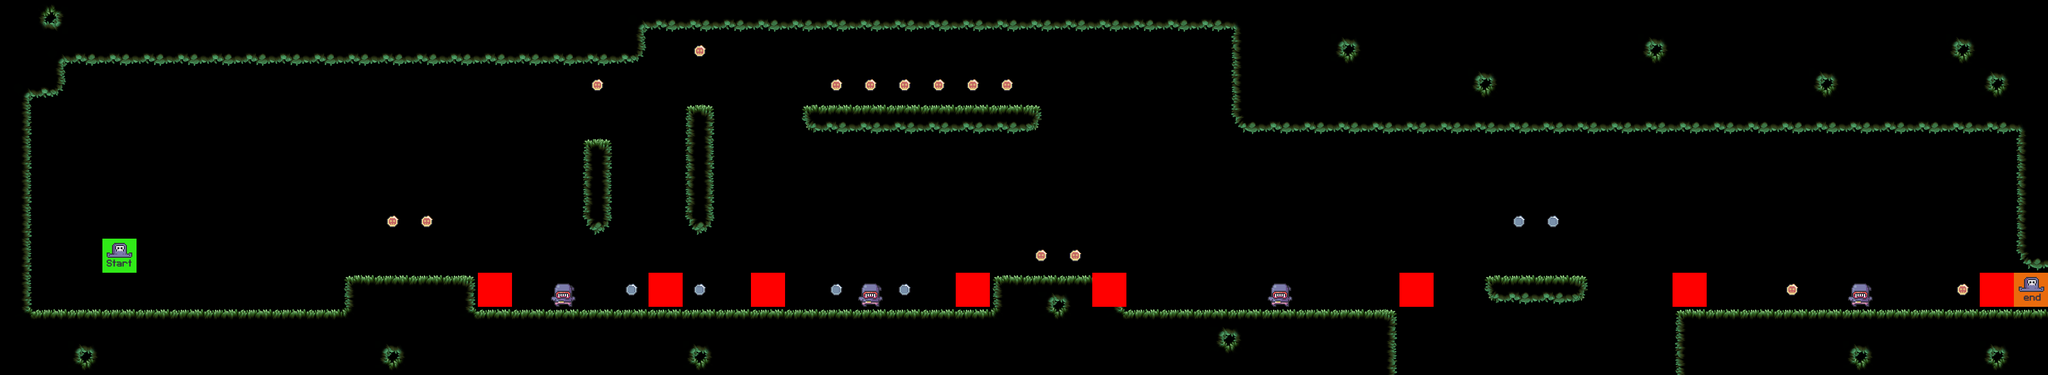

Rendered tile map (Tiled .tmx) drawn with the repository's tilesets; below, a short description and the full map source, tile grids included:
An orthogonal 60x11 tile map with 64x64 px tiles, 5 tile layers (terrain, coins, enemies, constraints, ...), 4 tilesets.

<map version="1.8" tiledversion="1.8.4" orientation="orthogonal" renderorder="right-down" width="60" height="11" tilewidth="64" tileheight="64" infinite="0" nextlayerid="6" nextobjectid="1">
 <editorsettings>
  <export target="../2/level2.csv" format="csv" />
 </editorsettings>
 <tileset firstgid="1" source="../tilesets/terrain.tsx" />
 <tileset firstgid="50" source="../tilesets/coins.tsx" />
 <tileset firstgid="52" source="../tilesets/enemy_tile.tsx" />
 <tileset firstgid="54" source="../tilesets/player_tiles.tsx" />
 <layer id="1" name="terrain" width="60" height="11">
  <data encoding="csv">
9,44,9,9,9,9,9,9,9,9,9,9,9,9,9,9,9,9,5,16,16,16,16,16,16,16,16,16,16,16,16,16,16,16,16,16,6,9,9,9,9,9,9,9,9,9,9,9,9,9,9,9,9,9,9,9,9,9,9,9,
9,5,16,16,16,16,16,16,16,16,16,16,16,16,16,16,16,16,17,0,0,0,0,0,0,0,0,0,0,0,0,0,0,0,0,0,8,9,9,43,9,9,9,9,9,9,9,9,43,9,9,9,9,9,9,9,9,43,9,9,
5,17,0,0,0,0,0,0,0,0,0,0,0,0,0,0,0,0,0,0,0,0,0,0,0,0,0,0,0,0,0,0,0,0,0,0,8,9,9,9,9,9,9,43,9,9,9,9,9,9,9,9,9,43,9,9,9,9,43,9,
10,0,0,0,0,0,0,0,0,0,0,0,0,0,0,0,0,0,0,0,4,0,0,22,23,23,23,23,23,23,24,0,0,0,0,0,15,16,16,16,16,16,16,16,16,16,16,16,16,16,16,16,16,16,16,16,16,16,16,6,
10,0,0,0,0,0,0,0,0,0,0,0,0,0,0,0,0,4,0,0,11,0,0,0,0,0,0,0,0,0,0,0,0,0,0,0,0,0,0,0,0,0,0,0,0,0,0,0,0,0,0,0,0,0,0,0,0,0,0,8,
10,0,0,0,0,0,0,0,0,0,0,0,0,0,0,0,0,11,0,0,11,0,0,0,0,0,0,0,0,0,0,0,0,0,0,0,0,0,0,0,0,0,0,0,0,0,0,0,0,0,0,0,0,0,0,0,0,0,0,8,
10,0,0,0,0,0,0,0,0,0,0,0,0,0,0,0,0,18,0,0,18,0,0,0,0,0,0,0,0,0,0,0,0,0,0,0,0,0,0,0,0,0,0,0,0,0,0,0,0,0,0,0,0,0,0,0,0,0,0,8,
10,0,0,0,0,0,0,0,0,0,0,0,0,0,0,0,0,0,0,0,0,0,0,0,0,0,0,0,0,0,0,0,0,0,0,0,0,0,0,0,0,0,0,0,0,0,0,0,0,0,0,0,0,0,0,0,0,0,0,15,
10,0,0,0,0,0,0,0,0,0,1,2,2,3,0,0,0,0,0,0,0,0,0,0,0,0,0,0,0,1,31,32,3,0,0,0,0,0,0,0,0,0,0,22,23,23,24,0,0,0,0,0,0,0,0,0,0,0,0,0,
12,2,2,2,2,2,2,2,2,2,13,9,9,12,2,2,2,2,2,2,2,2,2,2,2,2,2,2,2,13,12,13,12,2,2,31,32,2,2,2,3,0,0,0,0,0,0,0,0,1,2,2,2,2,2,2,2,2,2,2,
9,9,43,9,9,9,9,9,9,9,9,43,9,9,9,9,9,9,9,9,43,9,9,9,9,9,9,9,9,9,9,9,9,9,9,12,13,9,9,9,10,0,0,0,0,0,0,0,0,8,9,9,9,9,43,9,9,9,43,9
</data>
 </layer>
 <layer id="5" name="coins" width="60" height="11">
  <data encoding="csv">
0,0,0,0,0,0,0,0,0,0,0,0,0,0,0,0,0,0,0,0,0,0,0,0,0,0,0,0,0,0,0,0,0,0,0,0,0,0,0,0,0,0,0,0,0,0,0,0,0,0,0,0,0,0,0,0,0,0,0,0,
0,0,0,0,0,0,0,0,0,0,0,0,0,0,0,0,0,0,0,0,50,0,0,0,0,0,0,0,0,0,0,0,0,0,0,0,0,0,0,0,0,0,0,0,0,0,0,0,0,0,0,0,0,0,0,0,0,0,0,0,
0,0,0,0,0,0,0,0,0,0,0,0,0,0,0,0,0,50,0,0,0,0,0,0,50,50,50,50,50,50,0,0,0,0,0,0,0,0,0,0,0,0,0,0,0,0,0,0,0,0,0,0,0,0,0,0,0,0,0,0,
0,0,0,0,0,0,0,0,0,0,0,0,0,0,0,0,0,0,0,0,0,0,0,0,0,0,0,0,0,0,0,0,0,0,0,0,0,0,0,0,0,0,0,0,0,0,0,0,0,0,0,0,0,0,0,0,0,0,0,0,
0,0,0,0,0,0,0,0,0,0,0,0,0,0,0,0,0,0,0,0,0,0,0,0,0,0,0,0,0,0,0,0,0,0,0,0,0,0,0,0,0,0,0,0,0,0,0,0,0,0,0,0,0,0,0,0,0,0,0,0,
0,0,0,0,0,0,0,0,0,0,0,0,0,0,0,0,0,0,0,0,0,0,0,0,0,0,0,0,0,0,0,0,0,0,0,0,0,0,0,0,0,0,0,0,0,0,0,0,0,0,0,0,0,0,0,0,0,0,0,0,
0,0,0,0,0,0,0,0,0,0,0,50,50,0,0,0,0,0,0,0,0,0,0,0,0,0,0,0,0,0,0,0,0,0,0,0,0,0,0,0,0,0,0,0,51,51,0,0,0,0,0,0,0,0,0,0,0,0,0,0,
0,0,0,0,0,0,0,0,0,0,0,0,0,0,0,0,0,0,0,0,0,0,0,0,0,0,0,0,0,0,50,50,0,0,0,0,0,0,0,0,0,0,0,0,0,0,0,0,0,0,0,0,0,0,0,0,0,0,0,0,
0,0,0,0,0,0,0,0,0,0,0,0,0,0,0,0,51,0,51,0,51,0,51,0,51,0,51,0,0,0,0,0,0,0,0,0,0,0,0,0,0,0,0,0,0,0,0,0,0,0,0,0,50,0,0,0,0,50,0,0,
0,0,0,0,0,0,0,0,0,0,0,0,0,0,0,0,0,0,0,0,0,0,0,0,0,0,0,0,0,0,0,0,0,0,0,0,0,0,0,0,0,0,0,0,0,0,0,0,0,0,0,0,0,0,0,0,0,0,0,0,
0,0,0,0,0,0,0,0,0,0,0,0,0,0,0,0,0,0,0,0,0,0,0,0,0,0,0,0,0,0,0,0,0,0,0,0,0,0,0,0,0,0,0,0,0,0,0,0,0,0,0,0,0,0,0,0,0,0,0,0
</data>
 </layer>
 <layer id="4" name="enemies" width="60" height="11">
  <data encoding="csv">
0,0,0,0,0,0,0,0,0,0,0,0,0,0,0,0,0,0,0,0,0,0,0,0,0,0,0,0,0,0,0,0,0,0,0,0,0,0,0,0,0,0,0,0,0,0,0,0,0,0,0,0,0,0,0,0,0,0,0,0,
0,0,0,0,0,0,0,0,0,0,0,0,0,0,0,0,0,0,0,0,0,0,0,0,0,0,0,0,0,0,0,0,0,0,0,0,0,0,0,0,0,0,0,0,0,0,0,0,0,0,0,0,0,0,0,0,0,0,0,0,
0,0,0,0,0,0,0,0,0,0,0,0,0,0,0,0,0,0,0,0,0,0,0,0,0,0,0,0,0,0,0,0,0,0,0,0,0,0,0,0,0,0,0,0,0,0,0,0,0,0,0,0,0,0,0,0,0,0,0,0,
0,0,0,0,0,0,0,0,0,0,0,0,0,0,0,0,0,0,0,0,0,0,0,0,0,0,0,0,0,0,0,0,0,0,0,0,0,0,0,0,0,0,0,0,0,0,0,0,0,0,0,0,0,0,0,0,0,0,0,0,
0,0,0,0,0,0,0,0,0,0,0,0,0,0,0,0,0,0,0,0,0,0,0,0,0,0,0,0,0,0,0,0,0,0,0,0,0,0,0,0,0,0,0,0,0,0,0,0,0,0,0,0,0,0,0,0,0,0,0,0,
0,0,0,0,0,0,0,0,0,0,0,0,0,0,0,0,0,0,0,0,0,0,0,0,0,0,0,0,0,0,0,0,0,0,0,0,0,0,0,0,0,0,0,0,0,0,0,0,0,0,0,0,0,0,0,0,0,0,0,0,
0,0,0,0,0,0,0,0,0,0,0,0,0,0,0,0,0,0,0,0,0,0,0,0,0,0,0,0,0,0,0,0,0,0,0,0,0,0,0,0,0,0,0,0,0,0,0,0,0,0,0,0,0,0,0,0,0,0,0,0,
0,0,0,0,0,0,0,0,0,0,0,0,0,0,0,0,0,0,0,0,0,0,0,0,0,0,0,0,0,0,0,0,0,0,0,0,0,0,0,0,0,0,0,0,0,0,0,0,0,0,0,0,0,0,0,0,0,0,0,0,
0,0,0,0,0,0,0,0,0,0,0,0,0,0,0,0,52,0,0,0,0,0,0,0,0,52,0,0,0,0,0,0,0,0,0,0,0,52,0,0,0,0,0,0,0,0,0,0,0,0,0,0,0,0,52,0,0,0,0,0,
0,0,0,0,0,0,0,0,0,0,0,0,0,0,0,0,0,0,0,0,0,0,0,0,0,0,0,0,0,0,0,0,0,0,0,0,0,0,0,0,0,0,0,0,0,0,0,0,0,0,0,0,0,0,0,0,0,0,0,0,
0,0,0,0,0,0,0,0,0,0,0,0,0,0,0,0,0,0,0,0,0,0,0,0,0,0,0,0,0,0,0,0,0,0,0,0,0,0,0,0,0,0,0,0,0,0,0,0,0,0,0,0,0,0,0,0,0,0,0,0
</data>
 </layer>
 <layer id="3" name="constraints" width="60" height="11">
  <data encoding="csv">
0,0,0,0,0,0,0,0,0,0,0,0,0,0,0,0,0,0,0,0,0,0,0,0,0,0,0,0,0,0,0,0,0,0,0,0,0,0,0,0,0,0,0,0,0,0,0,0,0,0,0,0,0,0,0,0,0,0,0,0,
0,0,0,0,0,0,0,0,0,0,0,0,0,0,0,0,0,0,0,0,0,0,0,0,0,0,0,0,0,0,0,0,0,0,0,0,0,0,0,0,0,0,0,0,0,0,0,0,0,0,0,0,0,0,0,0,0,0,0,0,
0,0,0,0,0,0,0,0,0,0,0,0,0,0,0,0,0,0,0,0,0,0,0,0,0,0,0,0,0,0,0,0,0,0,0,0,0,0,0,0,0,0,0,0,0,0,0,0,0,0,0,0,0,0,0,0,0,0,0,0,
0,0,0,0,0,0,0,0,0,0,0,0,0,0,0,0,0,0,0,0,0,0,0,0,0,0,0,0,0,0,0,0,0,0,0,0,0,0,0,0,0,0,0,0,0,0,0,0,0,0,0,0,0,0,0,0,0,0,0,0,
0,0,0,0,0,0,0,0,0,0,0,0,0,0,0,0,0,0,0,0,0,0,0,0,0,0,0,0,0,0,0,0,0,0,0,0,0,0,0,0,0,0,0,0,0,0,0,0,0,0,0,0,0,0,0,0,0,0,0,0,
0,0,0,0,0,0,0,0,0,0,0,0,0,0,0,0,0,0,0,0,0,0,0,0,0,0,0,0,0,0,0,0,0,0,0,0,0,0,0,0,0,0,0,0,0,0,0,0,0,0,0,0,0,0,0,0,0,0,0,0,
0,0,0,0,0,0,0,0,0,0,0,0,0,0,0,0,0,0,0,0,0,0,0,0,0,0,0,0,0,0,0,0,0,0,0,0,0,0,0,0,0,0,0,0,0,0,0,0,0,0,0,0,0,0,0,0,0,0,0,0,
0,0,0,0,0,0,0,0,0,0,0,0,0,0,0,0,0,0,0,0,0,0,0,0,0,0,0,0,0,0,0,0,0,0,0,0,0,0,0,0,0,0,0,0,0,0,0,0,0,0,0,0,0,0,0,0,0,0,0,0,
0,0,0,0,0,0,0,0,0,0,0,0,0,0,53,0,0,0,0,53,0,0,53,0,0,0,0,0,53,0,0,0,53,0,0,0,0,0,0,0,0,53,0,0,0,0,0,0,0,53,0,0,0,0,0,0,0,0,53,0,
0,0,0,0,0,0,0,0,0,0,0,0,0,0,0,0,0,0,0,0,0,0,0,0,0,0,0,0,0,0,0,0,0,0,0,0,0,0,0,0,0,0,0,0,0,0,0,0,0,0,0,0,0,0,0,0,0,0,0,0,
0,0,0,0,0,0,0,0,0,0,0,0,0,0,0,0,0,0,0,0,0,0,0,0,0,0,0,0,0,0,0,0,0,0,0,0,0,0,0,0,0,0,0,0,0,0,0,0,0,0,0,0,0,0,0,0,0,0,0,0
</data>
 </layer>
 <layer id="2" name="player" width="60" height="11">
  <data encoding="csv">
0,0,0,0,0,0,0,0,0,0,0,0,0,0,0,0,0,0,0,0,0,0,0,0,0,0,0,0,0,0,0,0,0,0,0,0,0,0,0,0,0,0,0,0,0,0,0,0,0,0,0,0,0,0,0,0,0,0,0,0,
0,0,0,0,0,0,0,0,0,0,0,0,0,0,0,0,0,0,0,0,0,0,0,0,0,0,0,0,0,0,0,0,0,0,0,0,0,0,0,0,0,0,0,0,0,0,0,0,0,0,0,0,0,0,0,0,0,0,0,0,
0,0,0,0,0,0,0,0,0,0,0,0,0,0,0,0,0,0,0,0,0,0,0,0,0,0,0,0,0,0,0,0,0,0,0,0,0,0,0,0,0,0,0,0,0,0,0,0,0,0,0,0,0,0,0,0,0,0,0,0,
0,0,0,0,0,0,0,0,0,0,0,0,0,0,0,0,0,0,0,0,0,0,0,0,0,0,0,0,0,0,0,0,0,0,0,0,0,0,0,0,0,0,0,0,0,0,0,0,0,0,0,0,0,0,0,0,0,0,0,0,
0,0,0,0,0,0,0,0,0,0,0,0,0,0,0,0,0,0,0,0,0,0,0,0,0,0,0,0,0,0,0,0,0,0,0,0,0,0,0,0,0,0,0,0,0,0,0,0,0,0,0,0,0,0,0,0,0,0,0,0,
0,0,0,0,0,0,0,0,0,0,0,0,0,0,0,0,0,0,0,0,0,0,0,0,0,0,0,0,0,0,0,0,0,0,0,0,0,0,0,0,0,0,0,0,0,0,0,0,0,0,0,0,0,0,0,0,0,0,0,0,
0,0,0,0,0,0,0,0,0,0,0,0,0,0,0,0,0,0,0,0,0,0,0,0,0,0,0,0,0,0,0,0,0,0,0,0,0,0,0,0,0,0,0,0,0,0,0,0,0,0,0,0,0,0,0,0,0,0,0,0,
0,0,0,54,0,0,0,0,0,0,0,0,0,0,0,0,0,0,0,0,0,0,0,0,0,0,0,0,0,0,0,0,0,0,0,0,0,0,0,0,0,0,0,0,0,0,0,0,0,0,0,0,0,0,0,0,0,0,0,0,
0,0,0,0,0,0,0,0,0,0,0,0,0,0,0,0,0,0,0,0,0,0,0,0,0,0,0,0,0,0,0,0,0,0,0,0,0,0,0,0,0,0,0,0,0,0,0,0,0,0,0,0,0,0,0,0,0,0,0,55,
0,0,0,0,0,0,0,0,0,0,0,0,0,0,0,0,0,0,0,0,0,0,0,0,0,0,0,0,0,0,0,0,0,0,0,0,0,0,0,0,0,0,0,0,0,0,0,0,0,0,0,0,0,0,0,0,0,0,0,0,
0,0,0,0,0,0,0,0,0,0,0,0,0,0,0,0,0,0,0,0,0,0,0,0,0,0,0,0,0,0,0,0,0,0,0,0,0,0,0,0,0,0,0,0,0,0,0,0,0,0,0,0,0,0,0,0,0,0,0,0
</data>
 </layer>
</map>
